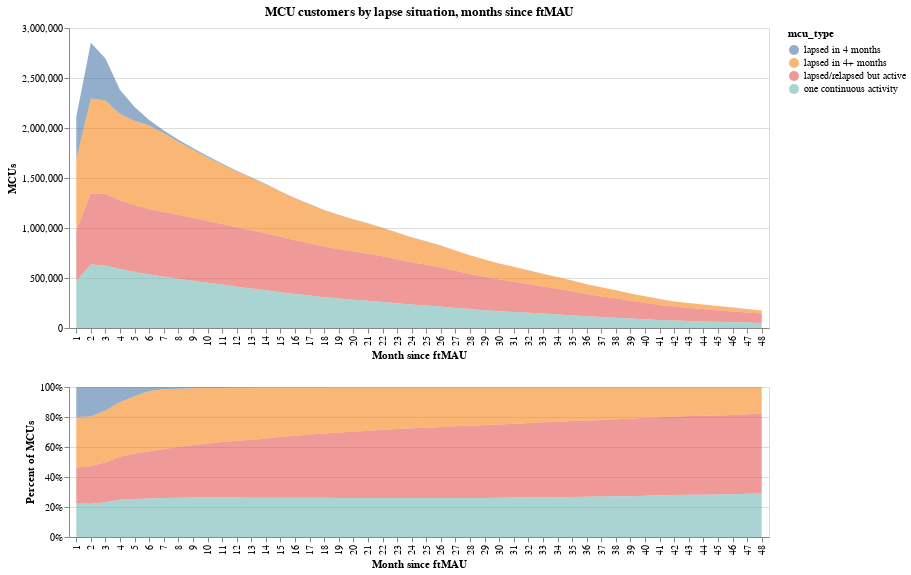

Notebook code cell kept with this figure:
### Markdown cell above
In the first month we see only 54% of MCUs, however data is based on the calendar month and in many cases it's not full. By 2nd month 76% of customers are MCUs and the ratio starts declining until it settles around 60%-57% after 1 year of tenure. After 2.5 years with N26 the ratio of MCUs starts gradually climbing again, mostly because inactive customers drop off and close their accounts.

What is noticeable in this chart is the initial drop of customers. It looks like our assumption from the previous section was correct and there is a high number of customers who become MAUs in the first 60 days but then lapse.

There probably are at least four different groups of MCU customers that have different properties:
- Currently inactive MCUs
  1. Customers who start using their card but stop within 4 months and don't return. Potentially they are the reason for the initial drop.
  2. Customers who use the card for 4+ months but lapse.
- Currently active MCUs
  3. Customers who have only 1 continuous activity.
  4. Customers who lapsed>returned at least once, but are currently active
  
### 3.2. MCU progression by customer type <a name="32"></a>
All these four groups are displayed in a chart below. The data is ordered on the X axis based on months since the ftMAU date (just like in the chart above). The first chart gives absolute customer numbers and the second one is normalized to better see the customer type distribution at every lifetime month.

### Code cell
base = alt.Chart(mcu_by_user_type).encode(
    x=alt.X("lifetime_month:O", title="Month since ftMAU")
)
area = (
    base.mark_area(opacity=0.6)
    .encode(y=alt.Y("customers:Q", stack="zero", title="MCUs"), color="mcu_type")
    .properties(
        width=700,
        height=300,
        title="MCU customers by lapse situation, months since ftMAU",
    )
)
area_stacked = (
    base.mark_area(opacity=0.6)
    .encode(
        y=alt.Y(
            "customers:Q",
            axis=alt.Axis(format="%"),
            stack="normalize",
            title="Percent of MCUs",
        ),
        color="mcu_type",
    )
    .properties(width=700, height=150)
)

alt.vconcat(area, area_stacked)

### Figure 1 — Vega-Lite specification as saved in the notebook (floating-point values rounded to 4 significant figures; data arrays with more than 128 entries replaced by an {"elided": "..."} marker saying what was removed)
{"config": {"view": {"continuousWidth": 400, "continuousHeight": 300}}, "vconcat": [{"mark": {"type": "area", "opacity": 0.6}, "encoding": {"color": {"type": "nominal", "field": "mcu_type"}, "x": {"type": "ordinal", "field": "lifetime_month", "title": "Month since ftMAU"}, "y": {"type": "quantitative", "field": "customers", "stack": "zero", "title": "MCUs"}}, "height": 300, "title": "MCU customers by lapse situation, months since ftMAU", "width": 700}, {"mark": {"type": "area", "opacity": 0.6}, "encoding": {"color": {"type": "nominal", "field": "mcu_type"}, "x": {"type": "ordinal", "field": "lifetime_month", "title": "Month since ftMAU"}, "y": {"type": "quantitative", "axis": {"format": "%"}, "field": "customers", "stack": "normalize", "title": "Percent of MCUs"}}, "height": 150, "width": 700}], "data": {"name": "data-4fa06467501d0350e9a1d385e0552502"}, "$schema": "https://vega.github.io/schema/vega-lite/v4.8.1.json", "datasets": {"data-4fa06467501d0350e9a1d385e0552502": {"elided": "192 records"}}}
